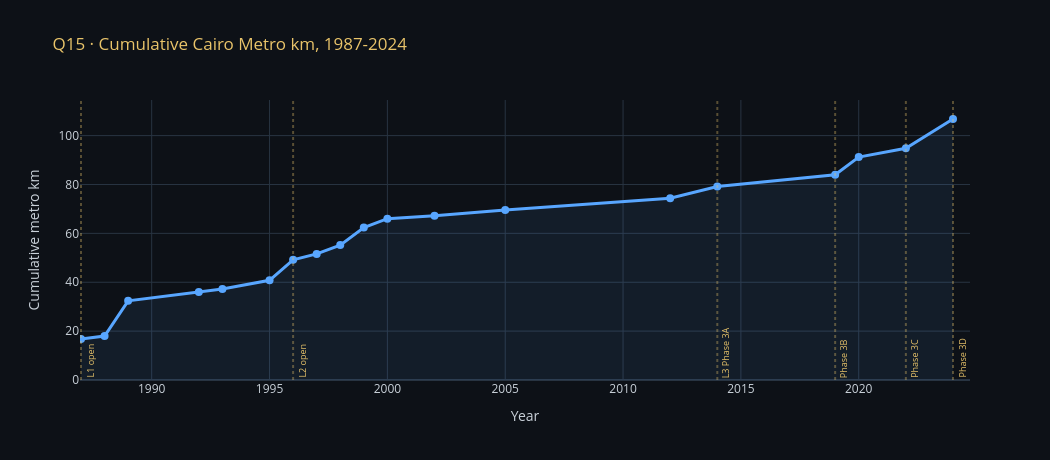

Notebook cell for this chart:
### Markdown cell above
<div style="background:rgba(88,166,255,0.06);border-left:3px solid #58A6FF;padding:14px 20px;border-radius:0 6px 6px 0;margin:16px 0;width:calc(100% - 32px);max-width:calc(100% - 32px);box-sizing:border-box;overflow-x:auto;overflow-wrap:anywhere;word-break:break-word;white-space:normal;">
 <span style="font-family:'Share Tech Mono',monospace;color:#58A6FF;font-size:.85em;letter-spacing:.15em;max-width:100%;box-sizing:border-box;overflow-wrap:anywhere;word-break:break-word;white-space:normal;">⟐ CODE EXPLANATION</span>
 <p style="margin:8px 0 0;color:#C9D1D9;line-height:1.6;max-width:100%;box-sizing:border-box;overflow-wrap:anywhere;word-break:break-word;white-space:normal;">Dual-axis time series: metro km (left) + ratio km-per-terminal (right). The slope reversal in 2014 is when Line 3 Phase 3A opened.</p>
</div>

### Code cell
# Q15 · Cumulative metro km over time (1987-2024).
# Note: we drop the 'km-per-terminal ratio' line that earlier versions had as a second axis.
# That ratio was literally metro_km / 280 (bus_terminals is constant at 280), so it drew the
# same shape twice at different scale. Kept only the primary series for clarity.
fig = go.Figure()
fig.add_trace(go.Scatter(
    x=ratio_ts['year'], y=ratio_ts['metro_km'],
    mode='lines+markers', line=dict(color='#58A6FF', width=3),
    marker=dict(size=8), name='Cumulative metro km',
    fill='tozeroy', fillcolor='rgba(88,166,255,0.08)'))
# Vertical markers at key phase openings
for yr, label in [(1987,'L1 open'),(1996,'L2 open'),(2014,'L3 Phase 3A'),(2019,'Phase 3B'),(2022,'Phase 3C'),(2024,'Phase 3D')]:
    fig.add_vline(x=yr, line_color='rgba(233,196,106,0.35)', line_dash='dot')
    fig.add_annotation(x=yr, y=0, text=label, showarrow=False,
                        textangle=-90, xanchor='left', yanchor='bottom',
                        font=dict(color='#E9C46A', size=9))
fig.update_layout(template='plotly_dark', paper_bgcolor=BG, plot_bgcolor=BG,
    title=dict(text='Q15 · Cumulative Cairo Metro km, 1987-2024',
               font=dict(color='#E9C46A')),
    xaxis=dict(title='Year', color=TXT),
    yaxis=dict(title='Cumulative metro km', color=TXT),
    font=dict(color=TXT), height=460, width=1050,
    legend=dict(bgcolor='rgba(22,27,34,0.7)', bordercolor='rgba(88,166,255,0.2)'))
fig.show()

### Figure 1 — Plotly figure (JSON) as saved in the notebook; plotly's stock layout.template omitted (floating-point values rounded to 4 significant figures)
{"data": [{"fill": "tozeroy", "fillcolor": "rgba(88,166,255,0.08)", "line": {"color": "#58A6FF", "width": 3}, "marker": {"size": 8}, "mode": "lines+markers", "name": "Cumulative metro km", "type": "scatter", "x": [1987, 1988, 1989, 1992, 1993, 1995, 1996, 1997, 1998, 1999, 2000, 2002, 2005, 2012, 2014, 2019, 2020, 2022, 2024], "y": [16.8, 18.0, 32.4, 36.0, 37.2, 40.8, 49.2, 51.6, 55.2, 62.4, 66.0, 67.2, 69.6, 74.4, 79.2, 84.0, 91.2, 94.8, 106.8]}], "layout": {"annotations": [{"font": {"color": "#E9C46A", "size": 9}, "showarrow": false, "text": "L1 open", "textangle": -90, "x": 1987, "xanchor": "left", "y": 0, "yanchor": "bottom"}, {"font": {"color": "#E9C46A", "size": 9}, "showarrow": false, "text": "L2 open", "textangle": -90, "x": 1996, "xanchor": "left", "y": 0, "yanchor": "bottom"}, {"font": {"color": "#E9C46A", "size": 9}, "showarrow": false, "text": "L3 Phase 3A", "textangle": -90, "x": 2014, "xanchor": "left", "y": 0, "yanchor": "bottom"}, {"font": {"color": "#E9C46A", "size": 9}, "showarrow": false, "text": "Phase 3B", "textangle": -90, "x": 2019, "xanchor": "left", "y": 0, "yanchor": "bottom"}, {"font": {"color": "#E9C46A", "size": 9}, "showarrow": false, "text": "Phase 3C", "textangle": -90, "x": 2022, "xanchor": "left", "y": 0, "yanchor": "bottom"}, {"font": {"color": "#E9C46A", "size": 9}, "showarrow": false, "text": "Phase 3D", "textangle": -90, "x": 2024, "xanchor": "left", "y": 0, "yanchor": "bottom"}], "font": {"color": "#C9D1D9"}, "height": 460, "legend": {"bgcolor": "rgba(22,27,34,0.7)", "bordercolor": "rgba(88,166,255,0.2)"}, "paper_bgcolor": "#0D1117", "plot_bgcolor": "#0D1117", "shapes": [{"line": {"color": "rgba(233,196,106,0.35)", "dash": "dot"}, "type": "line", "x0": 1987, "x1": 1987, "xref": "x", "y0": 0, "y1": 1, "yref": "y domain"}, {"line": {"color": "rgba(233,196,106,0.35)", "dash": "dot"}, "type": "line", "x0": 1996, "x1": 1996, "xref": "x", "y0": 0, "y1": 1, "yref": "y domain"}, {"line": {"color": "rgba(233,196,106,0.35)", "dash": "dot"}, "type": "line", "x0": 2014, "x1": 2014, "xref": "x", "y0": 0, "y1": 1, "yref": "y domain"}, {"line": {"color": "rgba(233,196,106,0.35)", "dash": "dot"}, "type": "line", "x0": 2019, "x1": 2019, "xref": "x", "y0": 0, "y1": 1, "yref": "y domain"}, {"line": {"color": "rgba(233,196,106,0.35)", "dash": "dot"}, "type": "line", "x0": 2022, "x1": 2022, "xref": "x", "y0": 0, "y1": 1, "yref": "y domain"}, {"line": {"color": "rgba(233,196,106,0.35)", "dash": "dot"}, "type": "line", "x0": 2024, "x1": 2024, "xref": "x", "y0": 0, "y1": 1, "yref": "y domain"}], "title": {"font": {"color": "#E9C46A"}, "text": "Q15 · Cumulative Cairo Metro km, 1987-2024"}, "width": 1050, "xaxis": {"color": "#C9D1D9", "title": {"text": "Year"}}, "yaxis": {"color": "#C9D1D9", "title": {"text": "Cumulative metro km"}}}}
